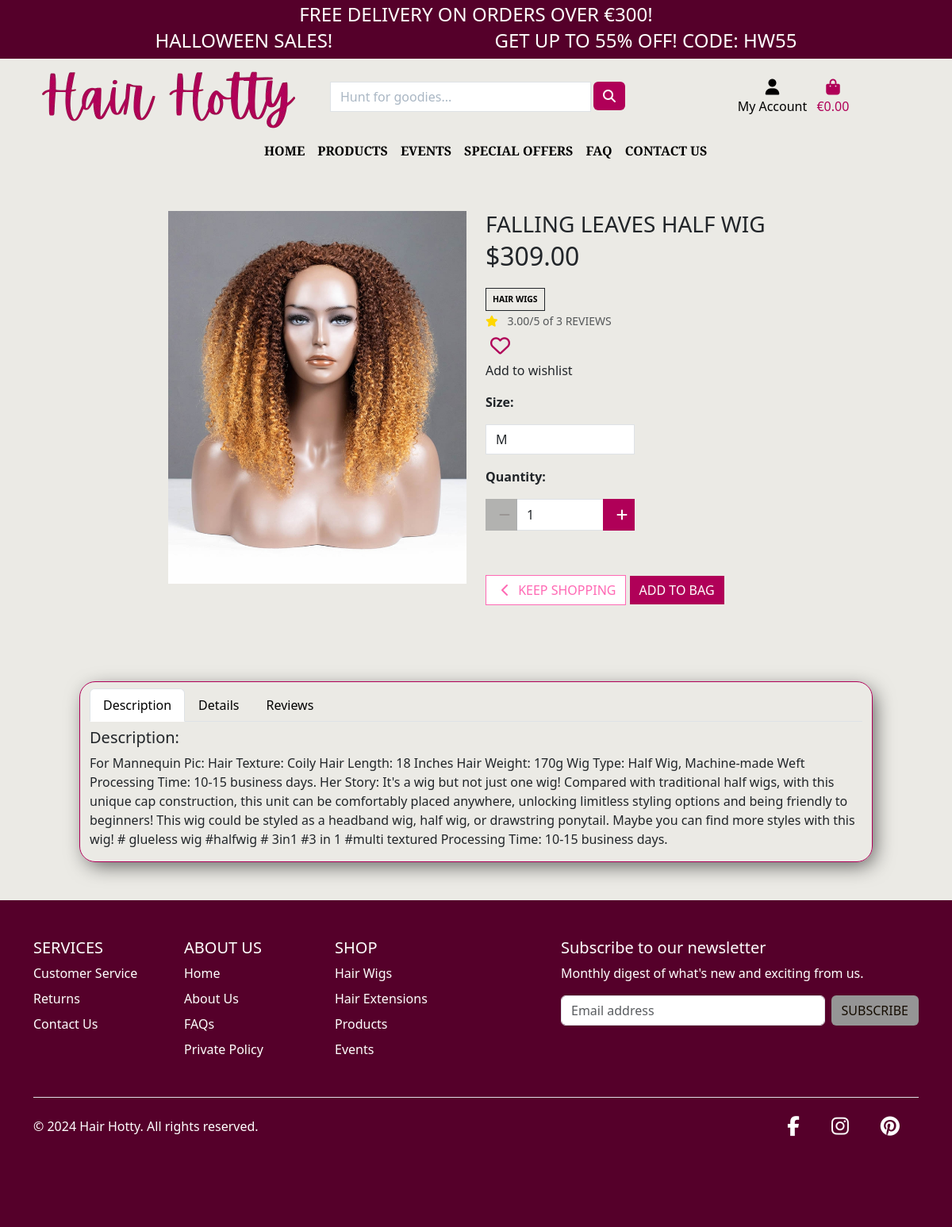
Screenshot of /products/77fed194-210d-4617-9a1c-aeff6e2b089d/ with the database file from the repository.
### products/models.py (models this page shows, shortened)
class Product(models.Model):
    category = models.ForeignKey('Category', null=True, blank=True, on_delete=models.SET_NULL)
    id = models.UUIDField(default=uuid.uuid4, unique=True, primary_key=True, editable=False)
    name = models.CharField(max_length=254)
    description = models.TextField()
    has_sizes = models.BooleanField(default=False,null=True, blank=True)
    price = models.DecimalField(max_digits=6, decimal_places=2)
    rating = models.DecimalField(max_digits=6, decimal_places=2, null=True, blank=True)
    image_url = models.URLField(max_length=1024, null=True, blank=True)
    image = models.ImageField(null=True, blank=True)

class Category(models.Model):
    class Meta:
        verbose_name_plural = 'Categories'
    name = models.CharField(max_length=254)
    friendly_name = models.CharField(max_length=254, null=True, blank=True)

### products/views.py (the view)
# urls.py: path('<uuid:product_id>/', views.product_detail, name='product_detail'),
def product_detail(request, product_id):
    wishlist = False
    user_review = None
    product = get_object_or_404(Product, pk=product_id)
    if request.user.is_authenticated:
        profile = request.user.userprofile
        user_review = Review.objects.filter(product=product, user=profile).first()
        if Wishlist.objects.filter(user=profile, product=product).exists():
            wishlist = True
    review_form = ReviewForm()
    reviews = Review.objects.all().filter(
        product=product).order_by('-created_on')
    review_count = reviews.count()
    context = {
        'product': product,
        'reviews': reviews,
        'wishlist': wishlist,
        'review_form' : review_form,
        'user_review' : user_review,
        'review_count' : review_count,
    }
    return render(request, 'products/product_detail.html', context)

### reviews/forms.py (shortened to what this page needs)
class ReviewForm(forms.ModelForm):
    class Meta:
        model = Review
        fields = ('review', 'rating',)
    def __init__(self, *args, **kwargs):
        super().__init__(*args, **kwargs)
        placeholders = {
            'review': 'Your Review',
            'rating': '0',  # Assuming the rating is initially set to 0
        }
        for field, placeholder in placeholders.items():
            if field in self.fields:
                self.fields[field].widget.attrs.update({'placeholder': placeholder})

### bag/contexts.py (called while the page is built, shortened)
def bag_contents(request):
    bag_items = []
    total = 0
    product_count = 0
    bag = request.session.get('bag', {})
    if total < settings.FREE_DELIVERY_THRESHOLD:
        delivery = total * Decimal(settings.STANDARD_DELIVERY_PERCENTAGE / 100)
        free_delivery_delta = settings.FREE_DELIVERY_THRESHOLD - total
    else:
        delivery = 0
        free_delivery_delta = 0
    grand_total = delivery + total
    context = {
        'bag_items': bag_items,
        'total': total,
        'product_count': product_count,
        'delivery': delivery,
        'free_delivery_delta': free_delivery_delta,
        'free_delivery_threshold': settings.FREE_DELIVERY_THRESHOLD,
        'grand_total': grand_total,
    }
    return context

### profiles/models.py (called while the page is built)
    def __str__(self):
        return self.user.username

### reviews/models.py (called while the page is built)
    @property
    def get_rating_range(self):
        return range(self.rating)

### products/templates/products/product_detail.html (shortened to what this page needs)
{% extends 'base.html' %}
{% load static %}
{% block content %}
<div class="container-fluid">
    <div class="row">
        <div class="col-12 col-md-6 col-lg-4 offset-lg-2">
            <div class="image-container my-5">
                {% if product.image %}
                    <a href="{{ product.image.url }}" target="_blank">
                        <img class="card-img-top img-fluid" src="{{ product.image.url }}" alt="{{ product.name }}">
                    </a>
                    {% else %}
                    <a href="">
                        <img class="card-img-top img-fluid" src="{{ MEDIA_URL }}noimage.png" alt="{{ product.name }}">
                    </a>
                {% endif %}
            </div>
        </div>
        <div class="col-12 col-md-6 col-lg-4">
            <div class="product-details-container mb-5 mt-md-5">
                <h3 class="mb-0 logo-font">{{ product.name }}</h3>
                <p class="text-left .weight-semibold" style="font-size: 2rem;">${{ product.price }}</p>
                {% if product.category %}
                <p class="small mt-1 mb-0">
                    <a href="{% url 'products' %}?category={{ product.category.name }}" class="category-badge  d-flex text-decoration-none align-items-center">
                        <span class="p-2 weight-semibold text-uppercase badge badge-white text-black rounded-0 border border-dark">{{ product.category.friendly_name }}</span>
                    </a>
                </p>
                {% endif %}
                {% if review_count %}
                    <small class="text-muted">
                        <i class="fas fa-star me-2 fa-solid" style="color:gold"></i>
                        {{ product.rating }}/5 of {{ review_count }} REVIEW{% if review_count != 1 %}S{% endif %}
                    </small>
                {% else %}
                    <small class="text-muted">No reviews yet.</small>
                {% endif %}
                <div class="row">
                    <div class="col-12">
                        <form class="product-links" method="POST" action="{% url 'wishlist_add' product.id %}">
                            {% if wishlist %}
                            <button type="submit" class="wishlist" name="wishlist" value="submit" aria-label="remove from wishlist"><i
                                    class="fa-solid fa-heart"></i></button>
                            <p>Added to wishlist</p>
                            {% else %}
                            <button type="submit" class="wishlist" name="wishlist" value="submit" aria-label="add to wishlist"><i
                                    class="fa-regular fa-heart fa-flip"></i></button>
                            <p>Add to wishlist</p>
                            {% endif %}
                        </form>
                    </div>
                </div>
                <form class="form" action="{% url 'add_to_bag' product.id %}" method="POST">
                    <div class="form-row">
                        {% with product.has_sizes as s %}
                        {% if s %}
                            <div class="col-12">
                                <p><strong>Size:</strong></p>
                                <select class="form-control rounded-0 w-50" name="product_size" id='id_product_size'>
                                    <option value="m" selected>M</option>
                                </select>
                            </div>
                        {% endif %}
                        <div class="col-12">
                            <p class="mt-3"><strong>Quantity:</strong></p>
                            <div class="form-group w-50">
                                <div class="input-group input-group-{{ product.id }}">
                                    <div class="input-group-prepend">
                                        <button class="decrement-qty btn btn-cordovan rounded-0 decrement-qty_{{ product.id }}"
                                            data-item_id="{{ product.id }}">
                                            <span class="icon">
                                                <i class="fas fa-minus"></i>
                                            </span>
                                        </button>
                                    </div>
                                    <input class="form-control qty_input id_qty_{{ product.id }}" type="number"
                                        name="quantity" value="1" min="1" max="99"
                                        data-item_id="{{ product.id }}">
                                    <div class="input-group-append">
                                        <button class="increment-qty btn btn-cordovan rounded-0 increment-qty_{{ product.id }}"
                                            data-item_id="{{ product.id }}">
                                            <span class="icon">
                                                <i class="fas fa-plus"></i>
                                            </span>
                                        </button>
                                    </div>
                                </div>
                            </div>
                        </div>
                        <div class="col{% if s %}-12 mt-2{% endif %}">
                            <a href="{% url 'products' %}" class="btn btn-outline-cordovan rounded-0 mt-5">
                                <span class="icon">
                                    <i class="fas fa-chevron-left"></i>
                                </span>
                                <span class="text-uppercase">Keep Shopping</span>
                            </a>
                            <input type="submit" class="btn btn-cordovan rounded-0 text-uppercase mt-5" value="Add to Bag">
                        </div>
                        {% endwith %}
                    </div>
                </form>
            </div>
        </div>
    </div>
</div>
<section>
    <div class="container-fluid my-5" style="max-width: 1400px;">
        <div class="row d-flex justify-content-center">
            <div class="col-12 col-md-10 custom-border product-details">
                <ul class="nav nav-tabs pt-2" role="tablist">
                    <li class="nav-item">
                        <a href="#description" class="nav-link text-black active" data-bs-toggle="tab" aria-current="page"
                            aria-selected="true" role="tab">Description</a>
                    </li>
                    <li class="nav-item">
                        <a class="nav-link text-black" data-bs-toggle="tab" data-bs-target="#details">Details</a>
                    </li>
                    <li class="nav-item">
                        <a class="nav-link text-black" data-bs-toggle="tab" data-bs-target="#reviews">Reviews</a>
                    </li>
                </ul>
                <div class="tab-content">
                    <div id="description" class="tab-pane fade show active">
                        <h5 class="my-2">Description:</h5>
                        <p>{{ product.description }}</p>
                    </div>
                </div>
            </div>
        </div>
    </div>
</section>
{% endblock %}

### static/css/style.css (style rules this page uses)
:root { --cordovan: #B00058; --licorice: #55002A; --hot-pink: #FF69B4; --pink:#FF439D; --old-lace: #FDF4E7; --white: #ffff; --dark: #140C00; --background: #ebeae5; --gray: #959595; --dark-gray:#6f6a6a; }
body { min-height: 100vh; display: flex; flex-direction: column; background-color: var(--background); }
.icon { align-items: center; display: inline-flex; justify-content: center; height: 1.5rem; width: 1.5rem; }
.logo-font { text-transform: uppercase; }
.weight-semibold { font-weight: 600; }
.btn-cordovan { background-color: var(--cordovan); color: var(--white); border:none; }
.btn-outline-cordovan { background: white; color: var(--hot-pink) !important; border: 1px solid var(--hot-pink); }
.decrement-qty.btn, .increment-qty.btn { border: none; height: 40px; width: 40px; background-color: var(--cordovan); color: var(--white); }
.decrement-qty:disabled, .increment-qty:disabled { background-color: var(--gray) !important; color: var(--dark-gray); }
.custom-border { border: var(--cordovan) 1px solid; border-radius: 20px; box-shadow: 5px 7px 26px -4px rgba(0, 0, 0, 0.66); -webkit-box-shadow: 5px 7px 26px -4px rgba(0, 0, 0, 0.66); -moz-box-shadow: 5px 7px 26px -4px rgba(0, 0, 0, 0.66); }
button.wishlist { color: var(--cordovan); font-size: 25px; border: none; background-color: transparent; }

### rows the page displays
Product: image (picture), name "FALLING LEAVES HALF WIG", price "309.00", category.friendly_name "HAIR WIGS", rating "3.00", description "For Mannequin Pic: Hair Texture: Coily Hair Length: 18 Inches Hair Weight: 170g Wig Type: Half Wig, Machine-made Weft Processing Time: 10-15 business days. Her Story: It's a wig but not just one wig! Compared with traditional half wigs, with this unique cap construction, this unit can be comfortably placed anywhere, unlocking limitless styling options and being friendly to beginners! This wig could be styled as a headband wig, half wig, or drawstring ponytail. Maybe you can find more styles with this wig! # glueless wig #halfwig # 3in1 #3 in 1 #multi textured Processing Time: 10-15 business days."

### other values shown
{{ free_delivery_threshold }} "300"
{{ review_count }} "3"
